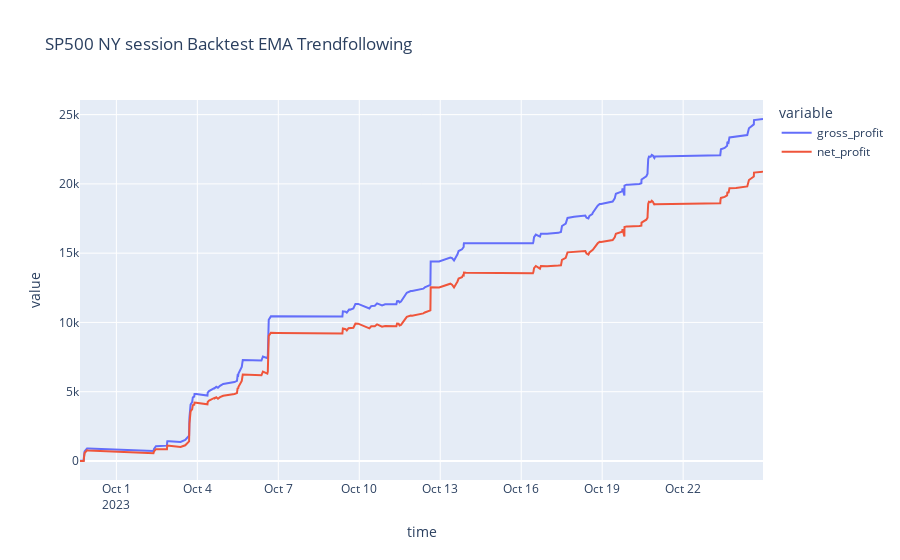

The cell this chart's notebook holds for it:
### Code cell
px.line(bars3, 'time', ['gross_profit', 'net_profit'], title="SP500 NY session Backtest EMA Trendfollowing")

### Figure 1 — Plotly figure (JSON) as saved in the notebook; plotly's stock layout.template omitted (floating-point values rounded to 4 significant figures; data arrays with more than 128 entries replaced by an {"elided": "..."} marker saying what was removed)
{"data": [{"hovertemplate": "variable=gross_profit<br>time=%{x}<br>value=%{y}<extra></extra>", "legendgroup": "gross_profit", "line": {"color": "#636efa", "dash": "solid"}, "marker": {"symbol": "circle"}, "mode": "lines", "name": "gross_profit", "orientation": "v", "showlegend": true, "type": "scatter", "x": {"elided": "171 str values"}, "xaxis": "x", "y": {"elided": "171 float values"}, "yaxis": "y"}, {"hovertemplate": "variable=net_profit<br>time=%{x}<br>value=%{y}<extra></extra>", "legendgroup": "net_profit", "line": {"color": "#EF553B", "dash": "solid"}, "marker": {"symbol": "circle"}, "mode": "lines", "name": "net_profit", "orientation": "v", "showlegend": true, "type": "scatter", "x": {"elided": "171 str values"}, "xaxis": "x", "y": {"elided": "171 float values"}, "yaxis": "y"}], "layout": {"legend": {"title": {"text": "variable"}, "tracegroupgap": 0}, "title": {"text": "SP500 NY session Backtest EMA Trendfollowing"}, "xaxis": {"anchor": "y", "domain": [0, 1], "title": {"text": "time"}}, "yaxis": {"anchor": "x", "domain": [0, 1], "title": {"text": "value"}}}}
